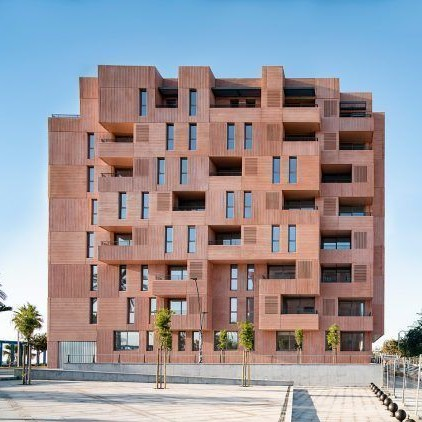
#> input picture PractsPy/imgs/edif1.jpg, 422 x 422 px
$ python detect_esquinas_Beaudet.py
#> lines starting #> are read from the running program, lines starting #| are printed output that depends on the picture; after the words box and inside, x2 and y2 are one past the last pixel; in counts of white or black regions, pixels touching at a corner belong together
import cv2 as cv
import numpy as np
from scipy import signal
import matplotlib.pyplot as plt

# Load the image in black and white
I = cv.imread("imgs/edif1.jpg")
#> I is the input picture: shape (422, 422, 3); mean B, G, R 156.1, 150.9, 155.3

# Add blur to the image
#I = cv.GaussianBlur(I, (5, 5), 0)

Iorg = I.copy()

# Convert to gray scale
I = cv.cvtColor(I, cv.COLOR_BGR2GRAY)
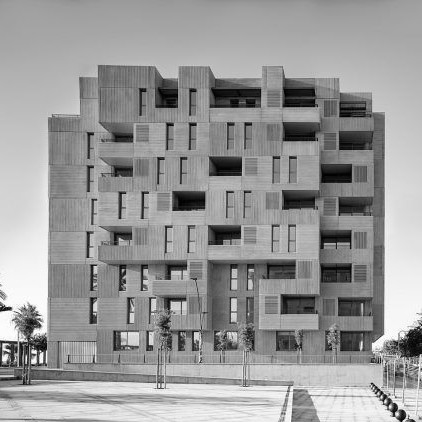
#> I: shape (422, 422); min 0, max 255, mean 152.8

# x derivative
sobelx = np.array([[-1, 0, 1],
                    [-2, 0, 2],
                    [-1, 0, 1]])

#y derivative
sobely = np.array([[-1, -2, -1],
                    [ 0,  0,  0],
                    [ 1,  2,  1]])

#Ixx = signal.convolve2d(signal.convolve2d(I, sobelx, "same"),sobelx,"same")
#Iyy = signal.convolve2d(signal.convolve2d(I, sobely, "same"),sobely,"same")
#Ixy = signal.convolve2d(signal.convolve2d(I, sobelx, "same"),sobely,"same")

Ix = np.diff(I, axis=0, prepend=0)
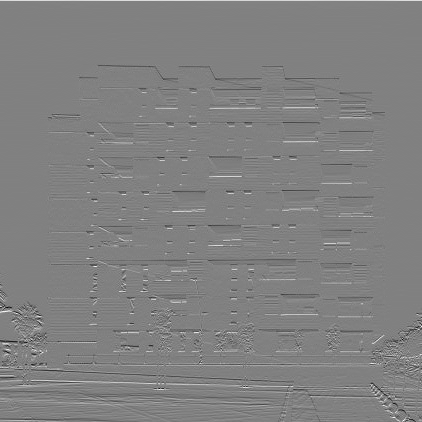
#> Ix: shape (422, 422) int64; min -218, max 213, mean 0.5; drawn with min black and max white
Ixx = np.diff(Ix, axis=0, prepend=0)

Iy = np.diff(I, axis=1, prepend=0)
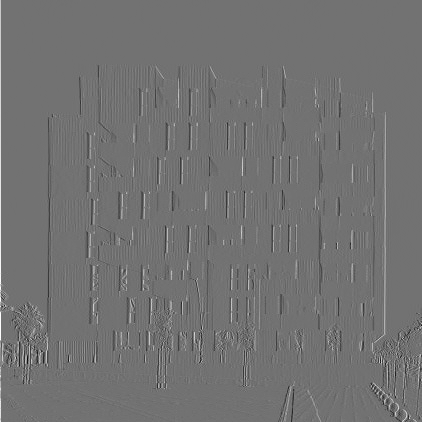
#> Iy: shape (422, 422) int64; min -206, max 254, mean 0.4; drawn with min black and max white
Iyy = np.diff(Iy, axis=1, prepend=0)

Ixy = np.diff(Ix, axis=1, prepend=0)
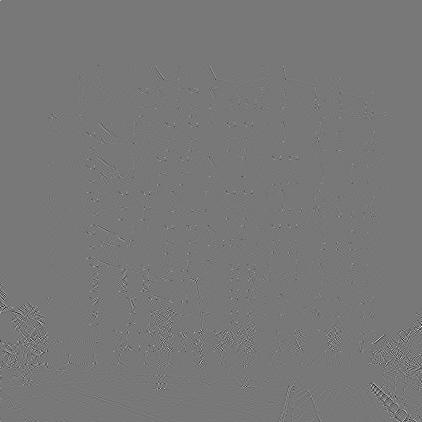
#> Ixy: shape (422, 422) int64; min -240, max 270, mean 0; drawn with min black and max white

""" plt.imshow(Ixx, cmap='gray')
plt.show()

plt.imshow(Iyy, cmap='gray')
plt.show()

plt.imshow(Ixy, cmap='gray')
plt.show() """

# Operator
det = Ixx*Iyy - Ixy**2
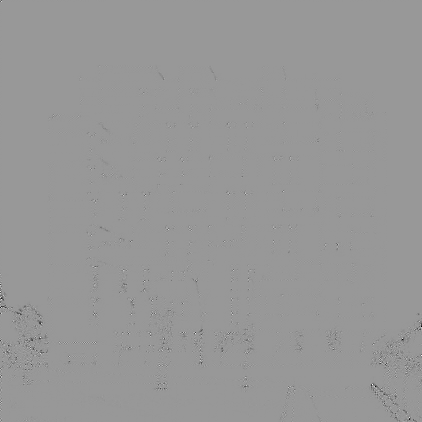
#> det: shape (422, 422) int64; min -55440, max 37456, mean -138.7; drawn with min black and max white

# get local maxima of det matrix in a 10x10 neighborhood
#det_max = signal.convolve2d(det, np.ones((10, 10)), "same")

""" plt.imshow(det_max)
plt.show() """

# binarize the matrix det
tr = np.average(det) + 2*np.std(det)
#> tr = 2661.8
#tr = .1*np.max(det)

bin = np.where(det > tr, 255, 0)
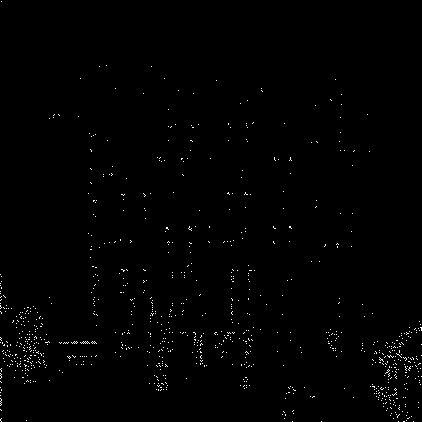
#> bin: shape (422, 422) int64; 0.76% white in thin lines or dots

""" ellipticPoints = np.where(det > 0, 255, 0)
hyperbolicPoints = np.where(det < 0, 255, 0)
parabolicPoints = np.where(det == 0, 255, 0) """

""" plt.imshow(hyperbolicPoints)
plt.show() """

# get a list of points where det is greater than 0
points = np.where(bin > 0)
#> points = 1355 positions, rows 1 to 421, columns 0 to 421

#iterate over the list of points and get the coordinates of the points
for i in range(len(points[0])):
    cv.circle(Iorg, (points[1][i], points[0][i]), 1, (0, 0, 255), -1)
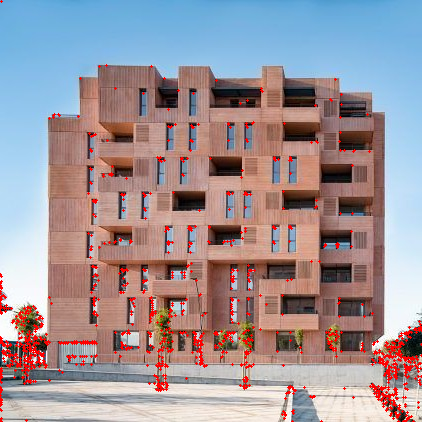
#> Iorg: shape (422, 422, 3); 3.16% of pixels changed, all inside (x1, y1, x2, y2) = (0, 0, 422, 422)

# display the image
cv.imshow("Img", Iorg)
cv.waitKey(0)

$ run again, with PractsPy/imgs/chess2.jpg copied over PractsPy/imgs/edif1.jpg
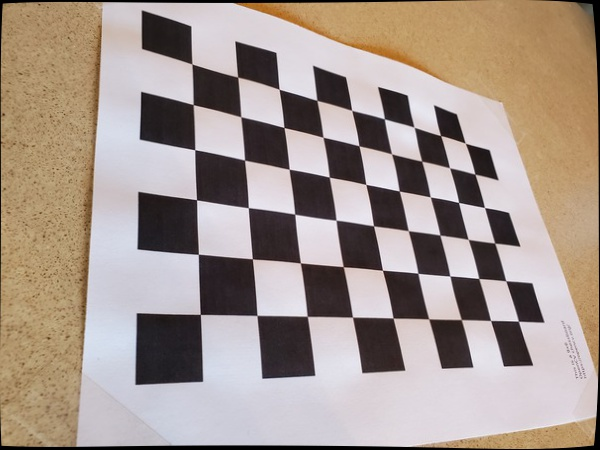
#> input picture PractsPy/imgs/chess2.jpg, 600 x 450 px
#> I is the input picture: shape (450, 600, 3); mean B, G, R 141.5, 150.2, 164.7
#> I: shape (450, 600)
#> tr = 953.7
#> `bin = np.where(det > tr, 255, 0)`:
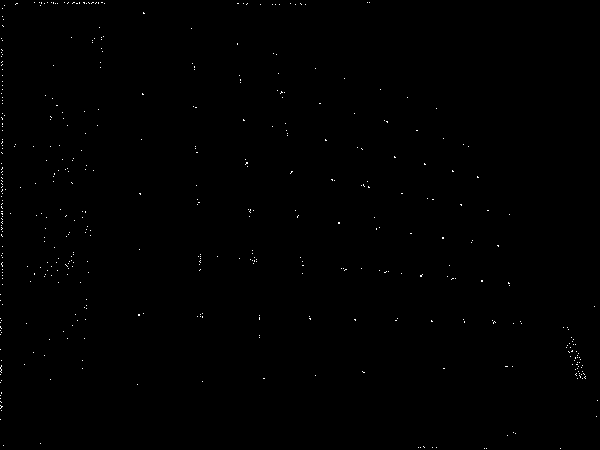
#> bin: shape (450, 600) int64; 0.24% white in thin lines or dots
#> points = 659 positions, rows 2 to 448, columns 0 to 597
#> after the loop `for i in range(len(points[0])):`:
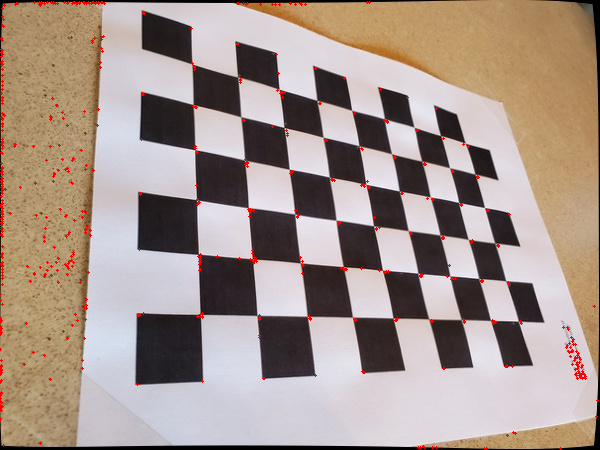
#> Iorg: shape (450, 600, 3); 1.03% of pixels changed, all inside (x1, y1, x2, y2) = (0, 1, 599, 450)
